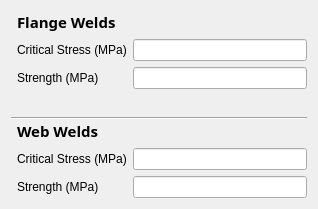
<?xml version="1.0" encoding="UTF-8"?>
<ui version="4.0">
 <class>Weld_Details_2</class>
 <widget class="QDialog" name="Weld_Details_2">
  <property name="geometry">
   <rect>
    <x>0</x>
    <y>0</y>
    <width>318</width>
    <height>209</height>
   </rect>
  </property>
  <property name="windowTitle">
   <string>Fillet Weld Details</string>
  </property>
  <layout class="QGridLayout" name="gridLayout">
   <item row="0" column="1">
    <widget class="QLabel" name="label">
     <property name="font">
      <font>
       <family>Ubuntu Condensed</family>
       <pointsize>11</pointsize>
       <weight>75</weight>
       <bold>true</bold>
      </font>
     </property>
     <property name="text">
      <string>Flange Welds</string>
     </property>
    </widget>
   </item>
   <item row="1" column="1">
    <widget class="QLabel" name="label_2">
     <property name="text">
      <string>Critical Stress (MPa)</string>
     </property>
    </widget>
   </item>
   <item row="1" column="2">
    <widget class="QLineEdit" name="lineEdit_flange_critical_stress"/>
   </item>
   <item row="2" column="1">
    <widget class="QLabel" name="label_3">
     <property name="text">
      <string>Strength (MPa)</string>
     </property>
    </widget>
   </item>
   <item row="2" column="2">
    <widget class="QLineEdit" name="lineEdit_flange_strength"/>
   </item>
   <item row="3" column="0" rowspan="2" colspan="3">
    <widget class="Line" name="line">
     <property name="orientation">
      <enum>Qt::Horizontal</enum>
     </property>
    </widget>
   </item>
   <item row="4" column="1">
    <widget class="QLabel" name="label_6">
     <property name="font">
      <font>
       <family>Ubuntu Condensed</family>
       <pointsize>11</pointsize>
       <weight>75</weight>
       <bold>true</bold>
      </font>
     </property>
     <property name="text">
      <string>Web Welds</string>
     </property>
    </widget>
   </item>
   <item row="5" column="1">
    <widget class="QLabel" name="label_4">
     <property name="text">
      <string>Critical Stress (MPa)</string>
     </property>
    </widget>
   </item>
   <item row="5" column="2">
    <widget class="QLineEdit" name="lineEdit_web_critical_stress"/>
   </item>
   <item row="6" column="1">
    <widget class="QLabel" name="label_5">
     <property name="text">
      <string>Strength (MPa)</string>
     </property>
    </widget>
   </item>
   <item row="6" column="2">
    <widget class="QLineEdit" name="lineEdit_web_strength"/>
   </item>
  </layout>
 </widget>
 <resources/>
 <connections/>
</ui>
